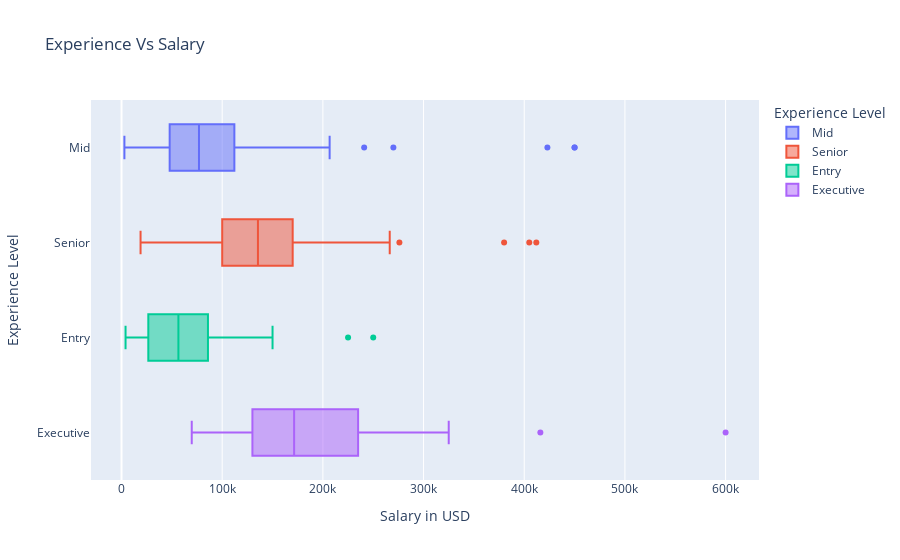

Notebook cell for this chart:
### Markdown cell above
____________
Experience vs Salary
____________

### Code cell
px.box(
    data_frame=df,
    x="salary_in_usd",
    y="experience_level",
    labels = {"experience_level": "Experience Level", "salary_in_usd": "Salary in USD"},
    color="experience_level",
    title = "Experience Vs Salary",
)

### Figure 1 — Plotly figure (JSON) as saved in the notebook; plotly's stock layout.template omitted (floating-point values rounded to 4 significant figures; data arrays with more than 128 entries replaced by an {"elided": "..."} marker saying what was removed)
{"data": [{"alignmentgroup": "True", "hovertemplate": "Experience Level=%{y}<br>Salary in USD=%{x}<extra></extra>", "legendgroup": "Mid", "marker": {"color": "#636efa"}, "name": "Mid", "notched": false, "offsetgroup": "Mid", "orientation": "h", "showlegend": true, "type": "box", "x": {"elided": "213 int values"}, "x0": " ", "xaxis": "x", "y": {"elided": "213 str values"}, "y0": " ", "yaxis": "y"}, {"alignmentgroup": "True", "hovertemplate": "Experience Level=%{y}<br>Salary in USD=%{x}<extra></extra>", "legendgroup": "Senior", "marker": {"color": "#EF553B"}, "name": "Senior", "notched": false, "offsetgroup": "Senior", "orientation": "h", "showlegend": true, "type": "box", "x": {"elided": "280 int values"}, "x0": " ", "xaxis": "x", "y": {"elided": "280 str values"}, "y0": " ", "yaxis": "y"}, {"alignmentgroup": "True", "hovertemplate": "Experience Level=%{y}<br>Salary in USD=%{x}<extra></extra>", "legendgroup": "Entry", "marker": {"color": "#00cc96"}, "name": "Entry", "notched": false, "offsetgroup": "Entry", "orientation": "h", "showlegend": true, "type": "box", "x": [72000, 51321, 39916, 41689, 5707, 42000, 100000, 70000, 250000, 10000, 138000, 15966, 6072, 91000, 45896, 54742, 21669, 62726, 49268, 105000, 82528, 80000, 59102, 76833, 29751, 12000, 70000, 30428, 12000, 225000, 90000, 50000, 110037, 10354, 20000, 100000, 49646, 100000, 80000, 13400, 125000, 63831, 80000, 55000, 60000, 81000, 21844, 9272, 90000, 5882, 24823, 28609, 16228, 4000, 21637, 18053, 36643, 90000, 28399, 65013, 72500, 76833, 85000, 100000, 58000, 59102, 100000, 52351, 45807, 37300, 21983, 125000, 100000, 18442, 120000, 100000, 31875, 58035, 52396, 40000, 86703, 120000, 150000, 65000, 20000, 10000, 67000, 52000], "x0": " ", "xaxis": "x", "y": ["Entry", "Entry", "Entry", "Entry", "Entry", "Entry", "Entry", "Entry", "Entry", "Entry", "Entry", "Entry", "Entry", "Entry", "Entry", "Entry", "Entry", "Entry", "Entry", "Entry", "Entry", "Entry", "Entry", "Entry", "Entry", "Entry", "Entry", "Entry", "Entry", "Entry", "Entry", "Entry", "Entry", "Entry", "Entry", "Entry", "Entry", "Entry", "Entry", "Entry", "Entry", "Entry", "Entry", "Entry", "Entry", "Entry", "Entry", "Entry", "Entry", "Entry", "Entry", "Entry", "Entry", "Entry", "Entry", "Entry", "Entry", "Entry", "Entry", "Entry", "Entry", "Entry", "Entry", "Entry", "Entry", "Entry", "Entry", "Entry", "Entry", "Entry", "Entry", "Entry", "Entry", "Entry", "Entry", "Entry", "Entry", "Entry", "Entry", "Entry", "Entry", "Entry", "Entry", "Entry", "Entry", "Entry", "Entry", "Entry"], "y0": " ", "yaxis": "y"}, {"alignmentgroup": "True", "hovertemplate": "Experience Level=%{y}<br>Salary in USD=%{x}<extra></extra>", "legendgroup": "Executive", "marker": {"color": "#ab63fa"}, "name": "Executive", "notched": false, "offsetgroup": "Executive", "orientation": "h", "showlegend": true, "type": "box", "x": [325000, 79833, 150000, 235000, 153667, 230000, 85000, 130026, 250000, 69741, 416000, 600000, 141846, 242000, 200000, 130000, 110000, 224000, 167875, 175000, 135000, 118187, 79039, 196979, 324000, 216000], "x0": " ", "xaxis": "x", "y": ["Executive", "Executive", "Executive", "Executive", "Executive", "Executive", "Executive", "Executive", "Executive", "Executive", "Executive", "Executive", "Executive", "Executive", "Executive", "Executive", "Executive", "Executive", "Executive", "Executive", "Executive", "Executive", "Executive", "Executive", "Executive", "Executive"], "y0": " ", "yaxis": "y"}], "layout": {"boxmode": "overlay", "legend": {"title": {"text": "Experience Level"}, "tracegroupgap": 0}, "title": {"text": "Experience Vs Salary"}, "xaxis": {"anchor": "y", "domain": [0, 1], "title": {"text": "Salary in USD"}}, "yaxis": {"anchor": "x", "categoryarray": ["Executive", "Entry", "Senior", "Mid"], "categoryorder": "array", "domain": [0, 1], "title": {"text": "Experience Level"}}}}
